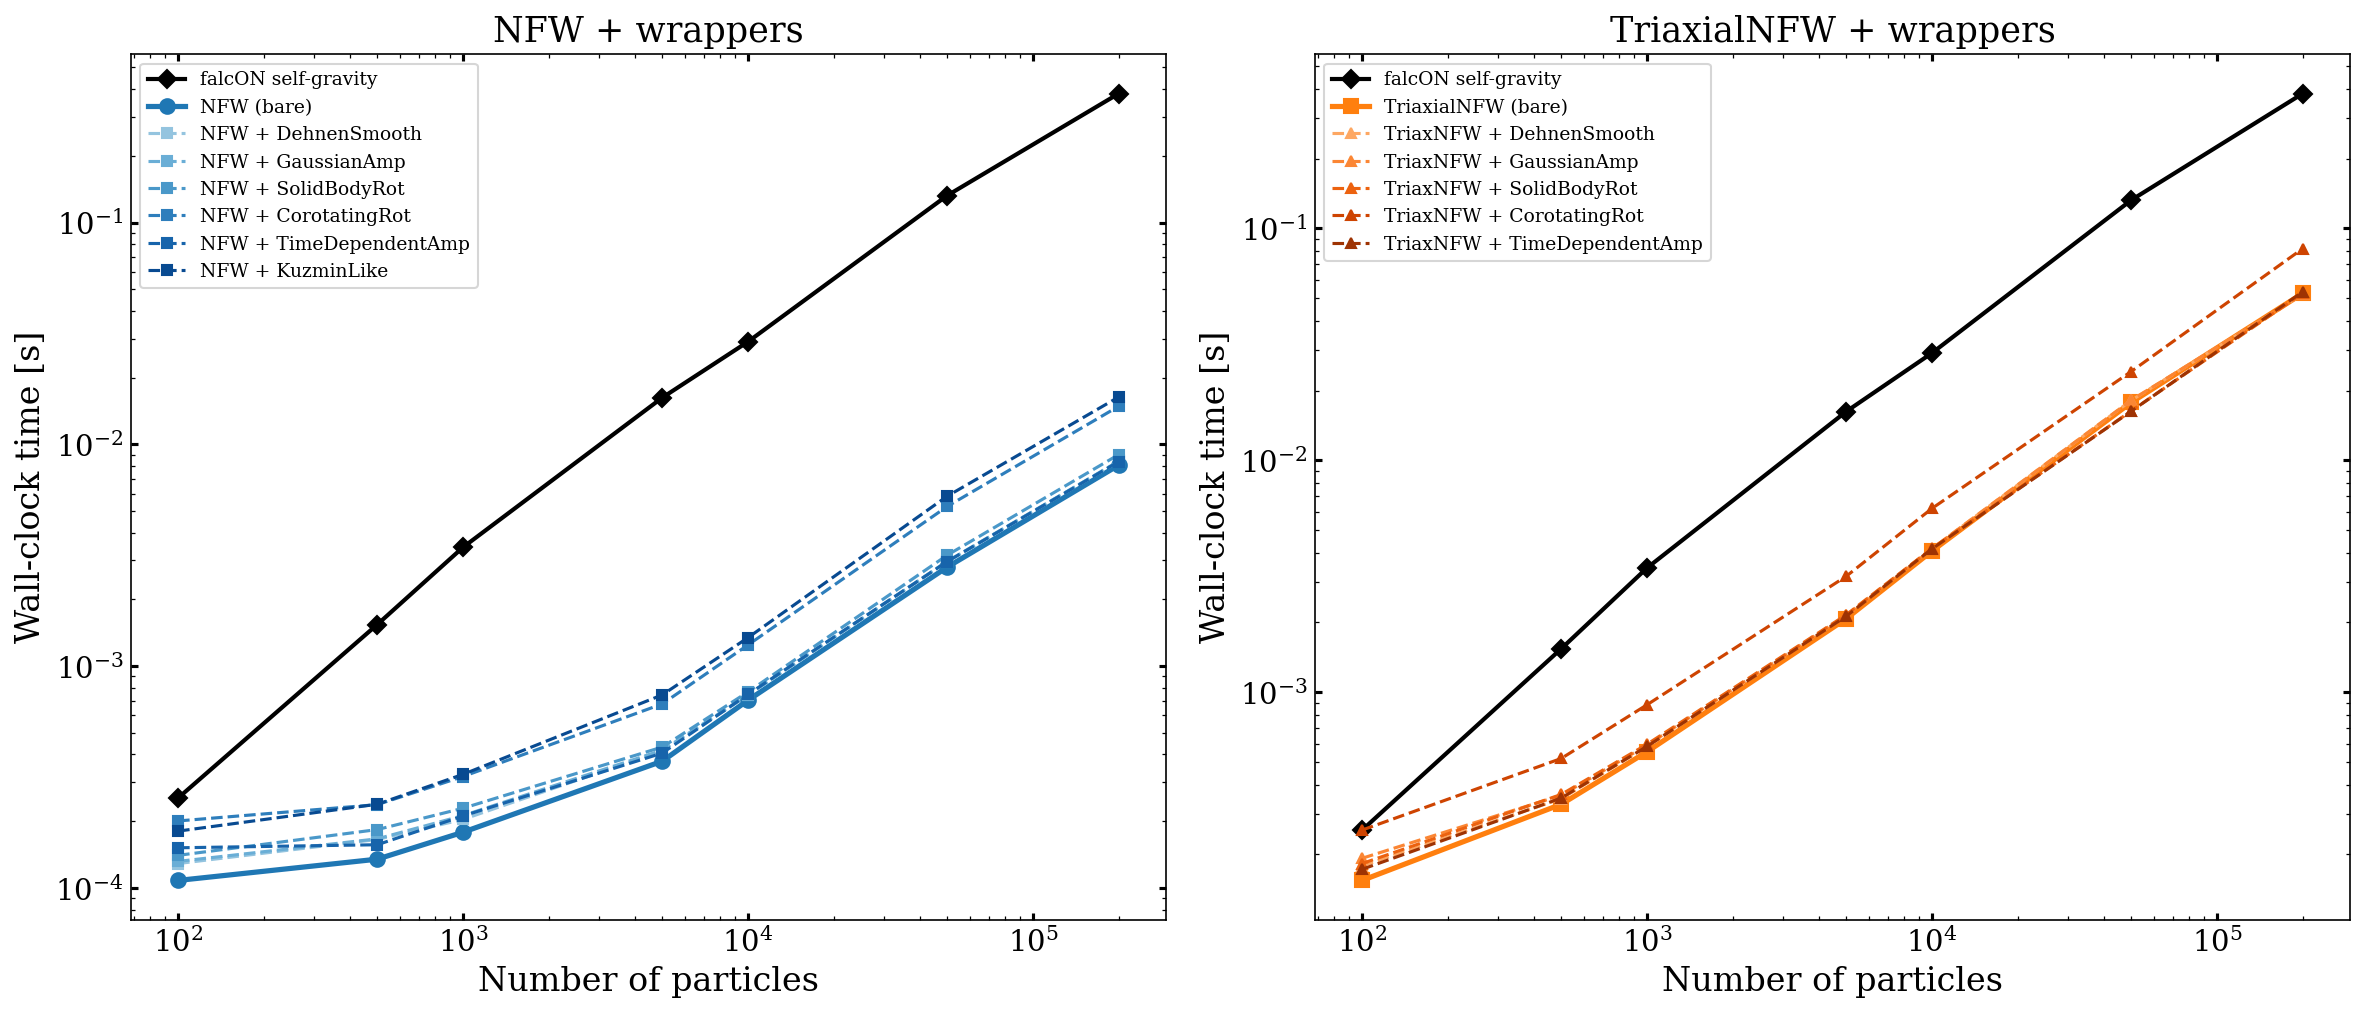

Recreate this plot in Python.
"""
Benchmark: overhead of galpy wrapper potentials on force evaluation time.

Compares bare NFW, bare TriaxialNFW (vectorized), and several wrappers
around each, plus falcON self-gravity for reference.
"""

import numpy as np
import time
import matplotlib.pyplot as plt

from galpy.potential import (
    NFWPotential,
    TriaxialNFWPotential,
    DehnenSmoothWrapperPotential,
    GaussianAmplitudeWrapperPotential,
    SolidBodyRotationWrapperPotential,
    CorotatingRotationWrapperPotential,
    TimeDependentAmplitudeWrapperPotential,
    KuzminLikeWrapperPotential,
)
from galpy import potential as gp
from galpy.util.coords import rect_to_cyl
import astropy.units as u

from ezfalcon.dynamics.acceleration.self_gravity import self_gravity

plt.rcParams['xtick.direction'] = 'in'
plt.rcParams['ytick.direction'] = 'in'
plt.rcParams['font.size'] = 14
plt.rcParams['axes.labelsize'] = 16
plt.rcParams['xtick.labelsize'] = 14
plt.rcParams['ytick.labelsize'] = 14
plt.rcParams['xtick.major.width'] = 1.5
plt.rcParams['ytick.major.width'] = 1.5
plt.rcParams['ytick.right'] = True
plt.rcParams['xtick.top'] = True
plt.rcParams['mathtext.fontset'] = 'stix'
plt.rcParams['font.family'] = 'serif'
plt.rcParams['xtick.minor.visible'] = True
plt.rcParams['ytick.minor.visible'] = True


def time_galpy_force(pot, pos, n_repeat=3):
    """Time galpy force evaluation (vectorized) on pos array, return median."""
    ro = 8.0
    R, phi, z = rect_to_cyl(*pos.T)
    R_nat, z_nat = R / ro, z / ro
    times = []
    for _ in range(n_repeat):
        t0 = time.perf_counter()
        gp.evaluateRforces(pot, R_nat, z_nat, phi=phi, t=0., use_physical=False)
        gp.evaluatezforces(pot, R_nat, z_nat, phi=phi, t=0., use_physical=False)
        gp.evaluatephitorques(pot, R_nat, z_nat, phi=phi, t=0., use_physical=False)
        t1 = time.perf_counter()
        times.append(t1 - t0)
    return np.median(times)


def time_falcon(pos, masses, n_repeat=3):
    """Time falcON self-gravity, return median wall-clock time."""
    times = []
    for _ in range(n_repeat):
        t0 = time.perf_counter()
        self_gravity(pos, masses, method='falcON',
                     return_potential=False, eps=0.1, theta=0.6)
        t1 = time.perf_counter()
        times.append(t1 - t0)
    return np.median(times)


def generate_particles(n):
    """Generate random particles in a Plummer-like distribution."""
    rng = np.random.default_rng(42)
    r = 2.0 / np.sqrt(rng.uniform(0, 1, n)**(-2.0/3.0) - 1)
    r = np.clip(r, 0.01, 100.0)
    theta = np.arccos(2 * rng.uniform(0, 1, n) - 1)
    phi = 2 * np.pi * rng.uniform(0, 1, n)
    x = r * np.sin(theta) * np.cos(phi)
    y = r * np.sin(theta) * np.sin(phi)
    z_pos = r * np.cos(theta)
    pos = np.column_stack([x, y, z_pos])
    masses = np.full(n, 1e10 / n)
    return pos, masses


def main():
    # --- Base potentials ---
    nfw = NFWPotential(amp=1e12 * u.Msun, a=16 * u.kpc)
    tnfw = TriaxialNFWPotential(amp=1e12 * u.Msun, a=16 * u.kpc, b=0.8, c=0.6)

    # --- Wrappers around NFW ---
    nfw_wrappers = {
        'DehnenSmooth':       DehnenSmoothWrapperPotential(pot=nfw),
        'GaussianAmp':        GaussianAmplitudeWrapperPotential(pot=nfw),
        'SolidBodyRot':       SolidBodyRotationWrapperPotential(pot=nfw),
        'CorotatingRot':      CorotatingRotationWrapperPotential(pot=nfw),
        'TimeDependentAmp':   TimeDependentAmplitudeWrapperPotential(pot=nfw, A=lambda t: 1.0),
        'KuzminLike':         KuzminLikeWrapperPotential(pot=nfw, a=1.0 * u.kpc),
    }

    # --- Wrappers around TriaxialNFW (KuzminLike doesn't work for triaxial) ---
    tnfw_wrappers = {
        'DehnenSmooth':       DehnenSmoothWrapperPotential(pot=tnfw),
        'GaussianAmp':        GaussianAmplitudeWrapperPotential(pot=tnfw),
        'SolidBodyRot':       SolidBodyRotationWrapperPotential(pot=tnfw),
        'CorotatingRot':      CorotatingRotationWrapperPotential(pot=tnfw),
        'TimeDependentAmp':   TimeDependentAmplitudeWrapperPotential(pot=tnfw, A=lambda t: 1.0),
    }

    n_particles_list = [100, 500, 1000, 5000, 10000, 50000, 200000]

    # Collect results
    results = {'N': [], 'falcon': [], 'NFW_bare': [], 'TriaxNFW_bare': []}
    for wname in nfw_wrappers:
        results[f'NFW_{wname}'] = []
    for wname in tnfw_wrappers:
        results[f'TriaxNFW_{wname}'] = []

    for n in n_particles_list:
        print(f"N = {n:>7d} ...", flush=True)
        pos, masses = generate_particles(n)

        results['N'].append(n)
        results['falcon'].append(time_falcon(pos, masses))
        results['NFW_bare'].append(time_galpy_force(nfw, pos))
        results['TriaxNFW_bare'].append(time_galpy_force(tnfw, pos))

        for wname, wpot in nfw_wrappers.items():
            results[f'NFW_{wname}'].append(time_galpy_force(wpot, pos))
        for wname, wpot in tnfw_wrappers.items():
            results[f'TriaxNFW_{wname}'].append(time_galpy_force(wpot, pos))

    # Convert to arrays
    for k in results:
        results[k] = np.array(results[k])
    N = results['N']

    # Save
    np.savez('wrapper_benchmark_results.npz', **results)

    # ---------- PLOT ----------
    fig, axes = plt.subplots(1, 2, figsize=(16, 7))

    # Color scheme: bare = solid thick, wrappers = dashed thinner
    cmap_nfw = plt.cm.Blues
    cmap_tnfw = plt.cm.Oranges

    wrapper_names_nfw = list(nfw_wrappers.keys())
    wrapper_names_tnfw = list(tnfw_wrappers.keys())

    # --- Left panel: NFW + wrappers ---
    ax = axes[0]
    ax.loglog(N, results['falcon'], 'D-', color='black', lw=2, ms=6,
              label='falcON self-gravity')
    ax.loglog(N, results['NFW_bare'], 'o-', color='tab:blue', lw=2.5, ms=7,
              label='NFW (bare)')
    for i, wname in enumerate(wrapper_names_nfw):
        c = cmap_nfw(0.4 + 0.5 * i / max(len(wrapper_names_nfw) - 1, 1))
        ax.loglog(N, results[f'NFW_{wname}'], '--', color=c, lw=1.5, ms=5,
                  marker='s', label=f'NFW + {wname}')
    ax.set_xlabel('Number of particles')
    ax.set_ylabel('Wall-clock time [s]')
    ax.set_title('NFW + wrappers')
    ax.legend(fontsize=9, loc='upper left')

    # --- Right panel: TriaxialNFW + wrappers ---
    ax = axes[1]
    ax.loglog(N, results['falcon'], 'D-', color='black', lw=2, ms=6,
              label='falcON self-gravity')
    ax.loglog(N, results['TriaxNFW_bare'], 's-', color='tab:orange', lw=2.5, ms=7,
              label='TriaxialNFW (bare)')
    for i, wname in enumerate(wrapper_names_tnfw):
        c = cmap_tnfw(0.4 + 0.5 * i / max(len(wrapper_names_tnfw) - 1, 1))
        ax.loglog(N, results[f'TriaxNFW_{wname}'], '--', color=c, lw=1.5, ms=5,
                  marker='^', label=f'TriaxNFW + {wname}')
    ax.set_xlabel('Number of particles')
    ax.set_ylabel('Wall-clock time [s]')
    ax.set_title('TriaxialNFW + wrappers')
    ax.legend(fontsize=9, loc='upper left')

    plt.tight_layout()
    plt.savefig('wrapper_benchmark.png', dpi=150, bbox_inches='tight')
    print("\nPlot saved to wrapper_benchmark.png")

    # --- Print overhead summary at N=200k ---
    print("\n--- Wrapper overhead at N=200,000 ---")
    print(f"{'Potential':<35s}  {'Time [s]':>10s}  {'vs bare':>8s}")
    print("-" * 58)
    t_nfw = results['NFW_bare'][-1]
    print(f"{'NFW (bare)':<35s}  {t_nfw:10.4f}  {'1.00x':>8s}")
    for wname in wrapper_names_nfw:
        t = results[f'NFW_{wname}'][-1]
        print(f"{'NFW + ' + wname:<35s}  {t:10.4f}  {t/t_nfw:7.2f}x")
    print()
    t_tnfw = results['TriaxNFW_bare'][-1]
    print(f"{'TriaxialNFW (bare)':<35s}  {t_tnfw:10.4f}  {'1.00x':>8s}")
    for wname in wrapper_names_tnfw:
        t = results[f'TriaxNFW_{wname}'][-1]
        print(f"{'TriaxNFW + ' + wname:<35s}  {t:10.4f}  {t/t_tnfw:7.2f}x")


if __name__ == "__main__":
    main()
